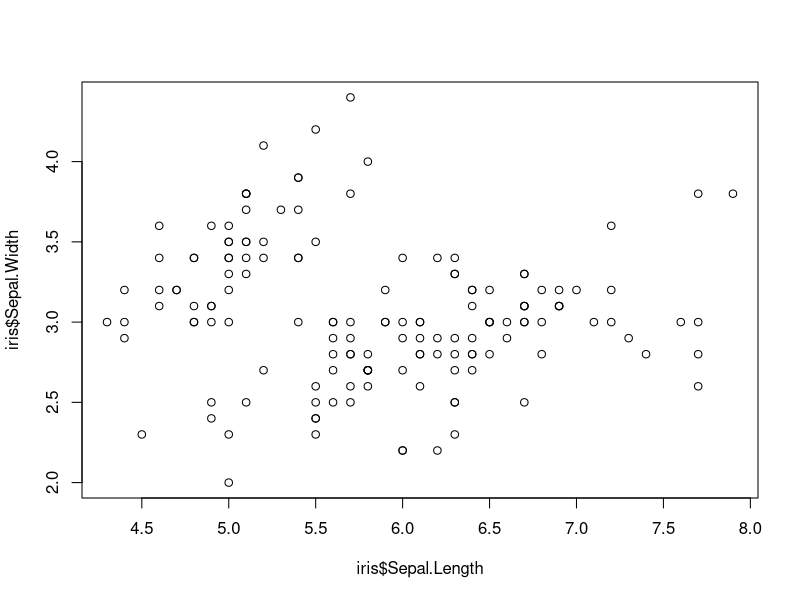
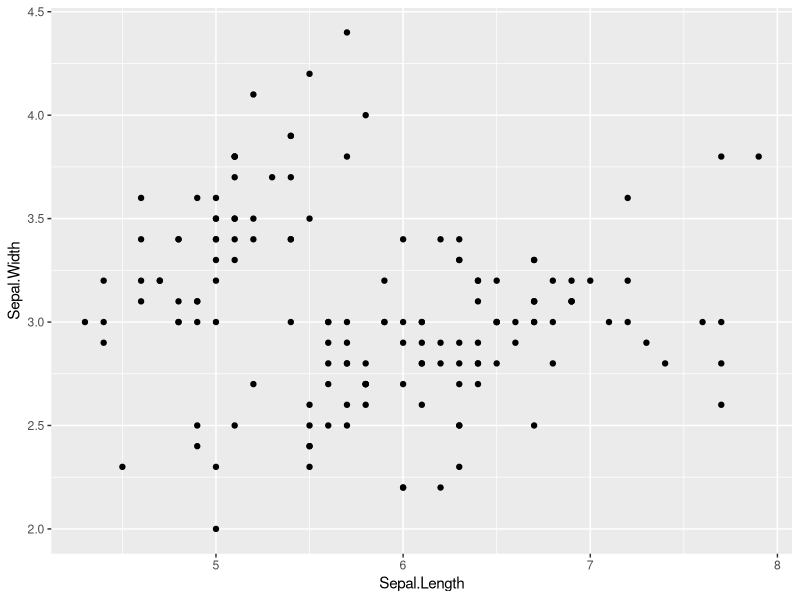
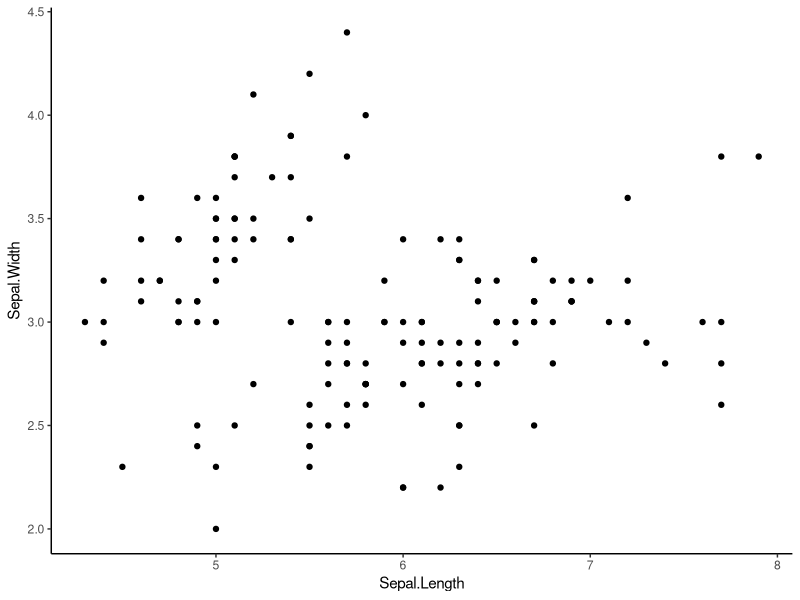
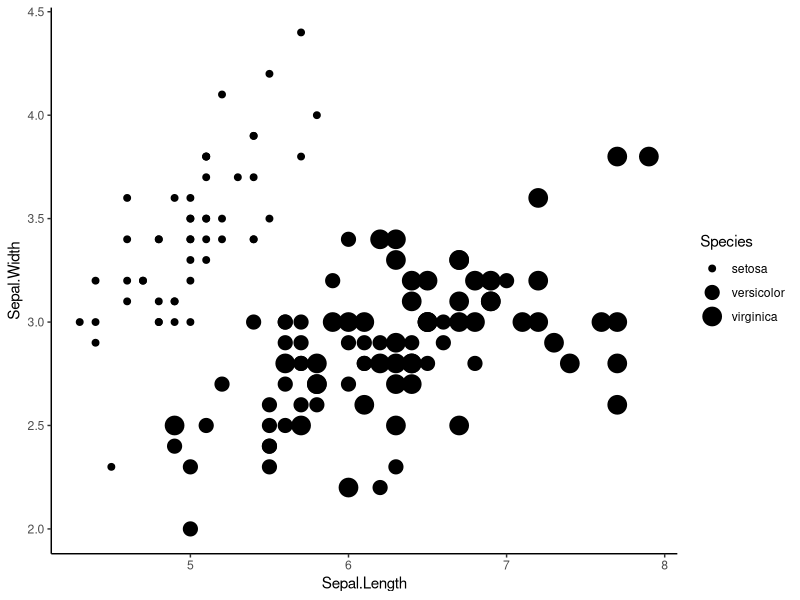

Write R code to recreate these figures, in order.
## AcTIVITY 4 ##

#install.packages("dplyr")
#install.packages("ggplot2")

library(dplyr)
library(ggplot2)

###############################################################

# preview iris data set
head(iris)


#Using only data for iris versicolor
#write a for loop
#that produces a regression table
#for each of the following relationships
#1. iris  sepal length x width
#2. iris  petal length x width
#3. iris sepal length x petal length


iris_versicolor <- iris[iris$Species == "versicolor",]
head(iris_versicolor)

#single regession relationship
#lm.out <- lm(iris_versicolor[ ,"Sepal.Width"] ~ iris_versicolor[ ,"Sepal.Length"])

names(iris_versicolor)
x <- c("Sepal.Length", "Petal.Length", "Sepal.Length")
y <- c( "Sepal.Width",  "Petal.Width", "Petal.Length")

lm.out <- list()

for (i in 1:3){
  
  lm.out[i] <- lm( iris_versicolor[ ,y[i]] ~ iris_versicolor[ ,x[i]])
  
  
}



#####################################
##### Part 2: data in dplyr     #####
#####################################

#use dplyr to join data of maximum height
#to a new iris data frame
height <- data.frame(Species = c("virginica","setosa","versicolor"),
                     Height.cm = c(60,100,11.8))


new_iris <- left_join(iris, height, by = "Species")

head(new_iris)







#####################################
##### Part 3: plots in ggplot2  #####
#####################################
#look at base R scatter plot
plot(iris$Sepal.Length,iris$Sepal.Width)

#3a. now make the same plot in ggplot

ggplot(iris, aes(x = Sepal.Length, y = Sepal.Width))+
         geom_point()



#3b. make a scatter plot with ggplot and get rid of  busy grid lines

ggplot(iris, aes(x = Sepal.Length, y = Sepal.Width))+
  geom_point() +
  theme_classic()


#3c.make a scatter plot with ggplot and get rid of grid lines
#and show species by color increasing the point size

ggplot(iris, aes(x = Sepal.Length, y = Sepal.Width))+
  geom_point(aes(size = Species)) +
  theme_classic()
  


#####################################
##### Question: how did         #####
##### arguments differ between  #####
##### plot and ggplot?          #####
#####################################	









